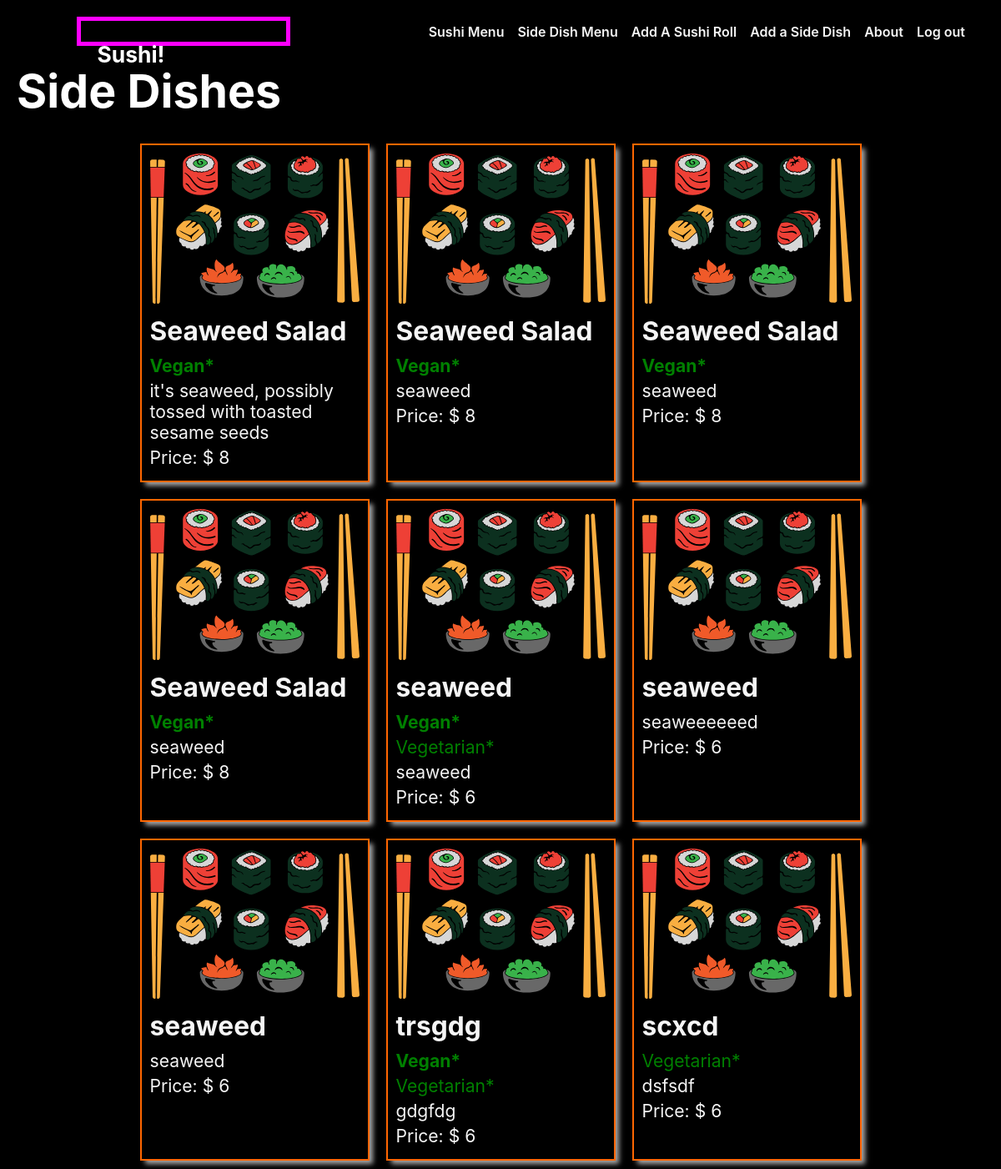
The page /sides/ (signed in) on the database as committed earlier.
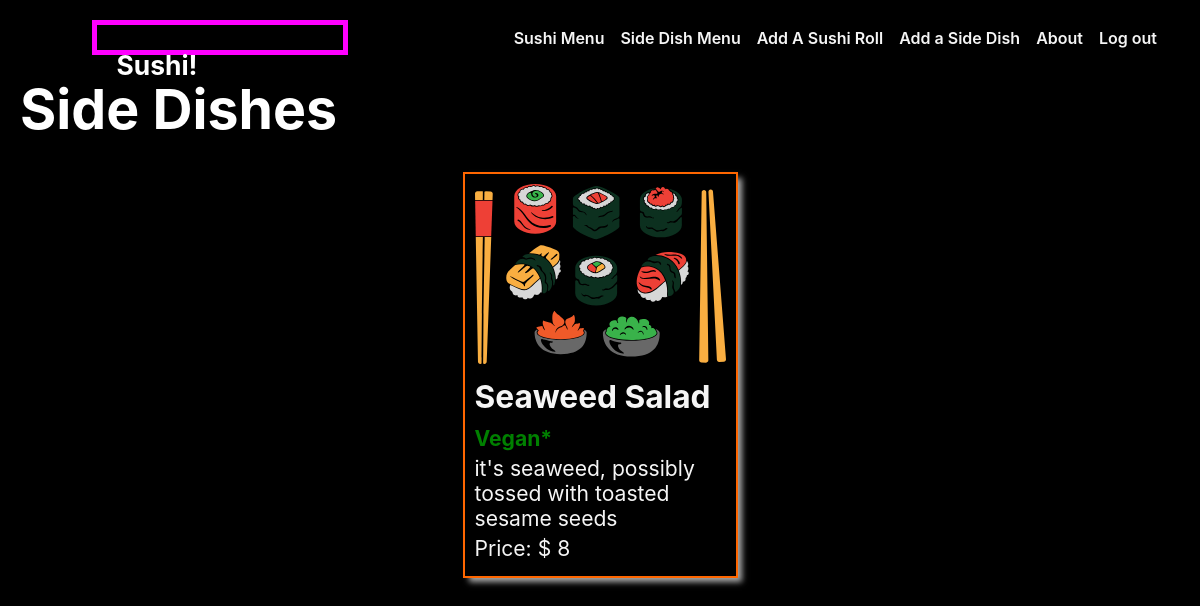
The same page on the database as committed later.
### main_app/models.py (models this page shows, shortened)
class Side(models.Model):
  name = models.CharField(max_length=50)
  description = models.TextField(max_length=250)
  isVegan = models.BooleanField(default=False)
  isVegetarian = models.BooleanField(default=False)
  price = models.IntegerField(default=6)

### main_app/views.py (the view)
# urls.py: path('sides/', views.sides_index, name='sides_index'),
@login_required
def sides_index(request):
  sides = Side.objects.all()
  return render(request, 'sides/index.html', { 'sides': sides})

### main_app/templates/sides/index.html
{% extends 'base.html' %} {% load static %} {% block head %}
<link
  rel="stylesheet"
  type="text/css"
  href="{% static 'css/sides-index.css' %}"
/>
{% endblock %} {% block content %}
<section class="page-header">
  <h1>Side Dishes</h1>
</section>
<section class="card-container">
  {% for side in sides %}
  <div class="card">
    <a href="{% url 'sides_detail' side.id %}">
      <div class="card-content">
        <div class="card-img-container">
          <img src="{% static 'images/sushi.svg' %}" alt="sushi logo icon" />
        </div>
        <h2 class="card-title">{{ side.name }}</h2>
        {% if side.isVegan %}
         <p style="color: green; font-weight:bold">Vegan*</p>
        {% else %}
        <p></p>
        {% endif %}
        {% if side.isVegetarian %}
        <p style="color: green">Vegetarian*</p>
        {% else %}
        <p></p>
        {% endif %}
        <p>{{ side.description }}</p>
        <p>Price: $ {{ side.price }}</p>
      </div>
    </a>
  </div>
  {% endfor %}
</section>
{% endblock %}

Rows that differ between the two databases and show on the page:
removed Side: name "Seaweed Salad", isVegan "Vegan*", description "seaweed", price "8"
removed Side: name "Seaweed Salad", isVegan "Vegan*", description "seaweed", price "8"
removed Side: name "Seaweed Salad", isVegan "Vegan*", description "seaweed", price "8"
removed Side: name "seaweed", isVegan "Vegan*", isVegetarian "Vegetarian*", description "seaweed", price "6"
removed Side: name "seaweed", description "seaweeeeeed", price "6"
removed Side: name "seaweed", description "seaweed", price "6"
removed Side: name "trsgdg", isVegan "Vegan*", isVegetarian "Vegetarian*", description "gdgfdg", price "6"
removed Side: name "scxcd", isVegetarian "Vegetarian*", description "dsfsdf", price "6"
